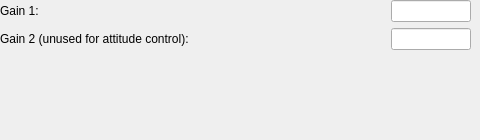
          <widget class="QWidget" name="gainLya">
           <property name="enabled">
            <bool>true</bool>
           </property>
           <attribute name="title">
            <string>Lyapunov</string>
           </attribute>
           <widget class="QWidget" name="verticalLayoutWidget_15">
            <property name="geometry">
             <rect>
              <x>0</x>
              <y>0</y>
              <width>471</width>
              <height>131</height>
             </rect>
            </property>
            <layout class="QVBoxLayout" name="verticalLayout_22">
             <item>
              <layout class="QHBoxLayout" name="horizontalLayout_66">
               <item>
                <widget class="QLabel" name="label_38">
                 <property name="text">
                  <string>Gain 1:</string>
                 </property>
                </widget>
               </item>
               <item>
                <spacer name="horizontalSpacer_52">
                 <property name="orientation">
                  <enum>Qt::Horizontal</enum>
                 </property>
                 <property name="sizeHint" stdset="0">
                  <size>
                   <width>40</width>
                   <height>20</height>
                  </size>
                 </property>
                </spacer>
               </item>
               <item>
                <widget class="QLineEdit" name="gainLyaGain">
                 <property name="minimumSize">
                  <size>
                   <width>80</width>
                   <height>0</height>
                  </size>
                 </property>
                 <property name="maximumSize">
                  <size>
                   <width>80</width>
                   <height>16777215</height>
                  </size>
                 </property>
                </widget>
               </item>
              </layout>
             </item>
             <item>
              <layout class="QHBoxLayout" name="horizontalLayout_74">
               <item>
                <widget class="QLabel" name="label_39">
                 <property name="text">
                  <string>Gain 2 (unused for attitude control):</string>
                 </property>
                </widget>
               </item>
               <item>
                <spacer name="horizontalSpacer_58">
                 <property name="orientation">
                  <enum>Qt::Horizontal</enum>
                 </property>
                 <property name="sizeHint" stdset="0">
                  <size>
                   <width>40</width>
                   <height>20</height>
                  </size>
                 </property>
                </spacer>
               </item>
               <item>
                <widget class="QLineEdit" name="gainLyaGain_2">
                 <property name="minimumSize">
                  <size>
                   <width>80</width>
                   <height>0</height>
                  </size>
                 </property>
                 <property name="maximumSize">
                  <size>
                   <width>80</width>
                   <height>16777215</height>
                  </size>
                 </property>
                </widget>
               </item>
              </layout>
             </item>
             <item>
              <spacer name="verticalSpacer_15">
               <property name="orientation">
                <enum>Qt::Vertical</enum>
               </property>
               <property name="sizeHint" stdset="0">
                <size>
                 <width>20</width>
                 <height>40</height>
                </size>
               </property>
              </spacer>
             </item>
            </layout>
           </widget>
          </widget>
